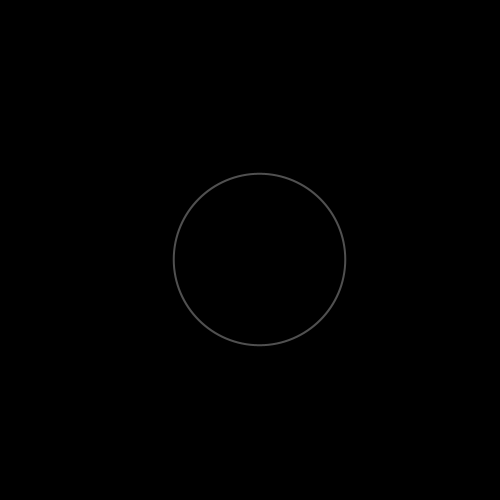
Frame 1 (no input)
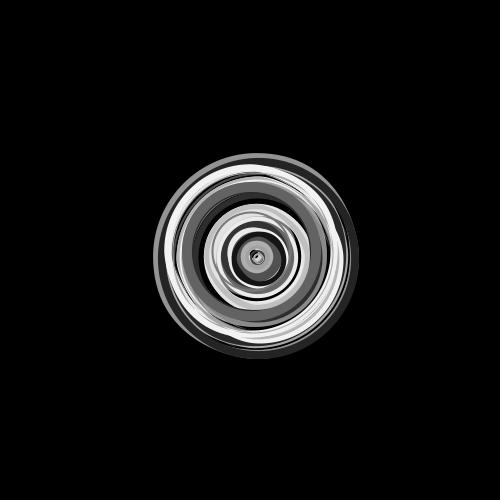
Frame 60 (the mouse pressed at the canvas centre just before this capture)
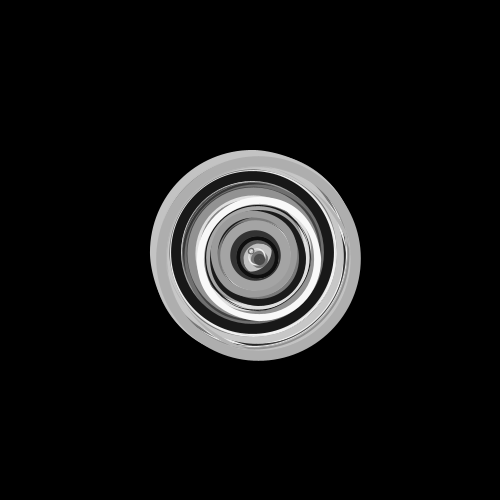
Frame 120 (the mouse held since frame 60 and released just before this capture)

The Processing sketch that drew these frames (run headless with seeded random() and noise(); from frame 60 on, the mouse is pressed at the canvas centre):

// Processing sketch: processing_63248
// ── processing_63248.pde

float x ;
float y;
float width ;
float height;

float randomStrokeWeight;
float randomStroke;

void setup () {
  size (500, 500);
  background (0, 0, 0);
  colorMode (RGB, 255, 255, 255, 100);
  smooth();
}

void draw () {


  x = random(200);
  y = random(500);
  width = random(10);
  height = random (10);

  width = width + 250;

  randomStrokeWeight = random(200); 
  strokeWeight(randomStrokeWeight); 

  randomStroke = random(255);
  stroke(randomStroke);



  noFill();
  ellipse (width, width, height, height);
}
